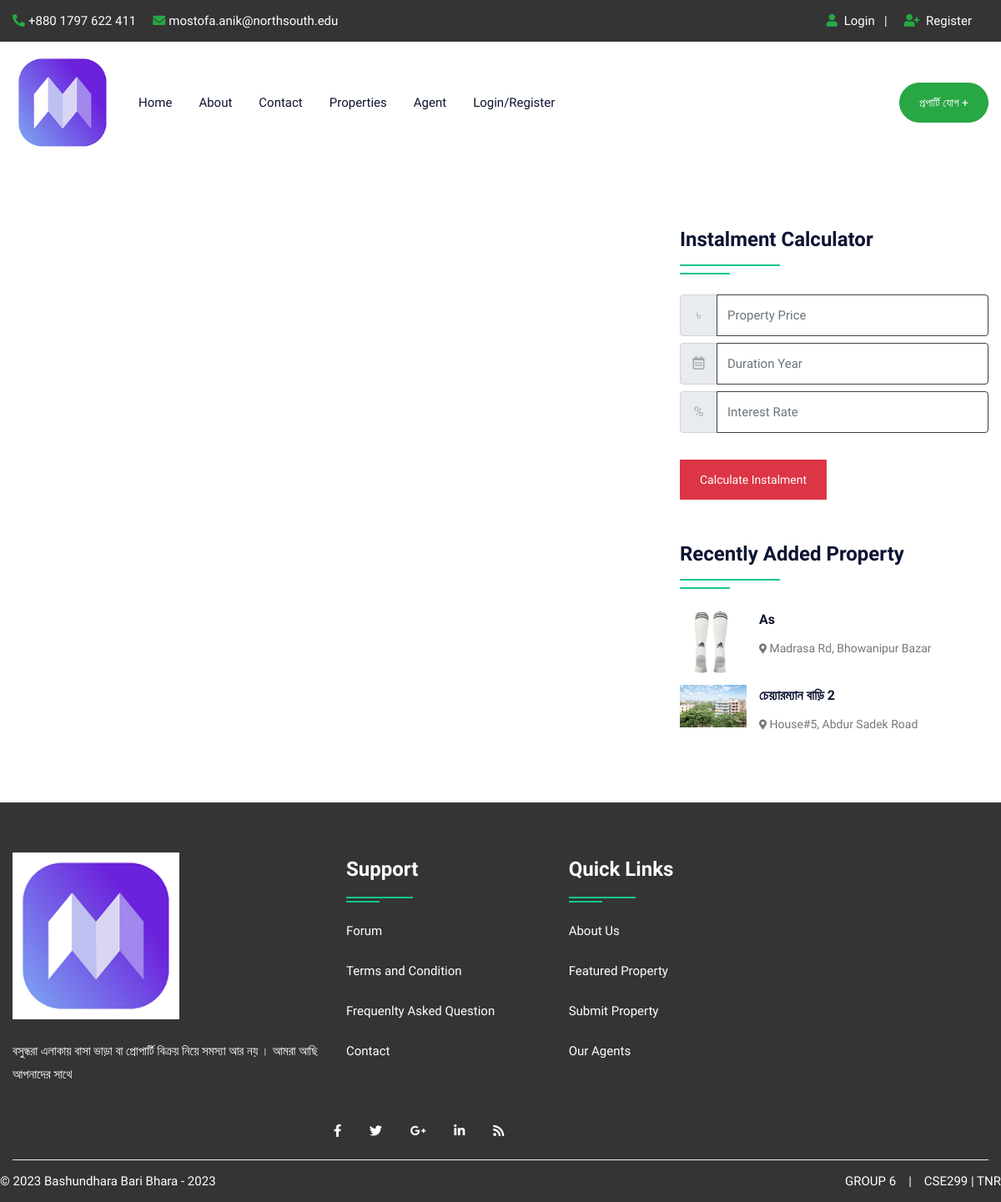
Screenshot of /stateproperty.php with the database file from the repository.
### tables this page shows
CREATE TABLE `property` (
  `pid` int(50) NOT NULL,
  `title` varchar(200) NOT NULL,
  `pcontent` longtext NOT NULL,
  `type` varchar(100) NOT NULL,
  `bhk` varchar(50) NOT NULL,
  `stype` varchar(100) NOT NULL,
  `bedroom` int(50) NOT NULL,
  `bathroom` int(50) NOT NULL,
  `balcony` int(50) NOT NULL,
  `kitchen` int(50) NOT NULL,
  `hall` int(50) NOT NULL,
  `floor` varchar(50) NOT NULL,
  `size` int(50) NOT NULL,
  `price` int(50) NOT NULL,
  `location` varchar(200) NOT NULL,
  `city` varchar(100) NOT NULL,
  `state` varchar(100) NOT NULL,
  `feature` longtext NOT NULL,
  `pimage` varchar(300) NOT NULL,
  `pimage1` varchar(300) NOT NULL,
  `pimage2` varchar(300) NOT NULL,
  `pimage3` varchar(300) NOT NULL,
  `pimage4` varchar(300) NOT NULL,
  `uid` int(50) NOT NULL,
  `status` varchar(50) NOT NULL,
  `mapimage` varchar(300) NOT NULL,
  `topmapimage` varchar(300) NOT NULL,
  `groundmapimage` varchar(300) NOT NULL,
  `totalfloor` varchar(50) NOT NULL,
  `date` datetime NOT NULL DEFAULT current_timestamp(),
  `isFeatured` int(11) DEFAULT NULL,
  `latitude` decimal(10,8) DEFAULT NULL,
  `longitude` decimal(10,8) DEFAULT NULL
);

### stateproperty.php (the view, shortened to what this page needs)
<!DOCTYPE html>
<html lang="en">
<head>
<link rel="stylesheet" type="text/css" href="css/bootstrap.min.css">
<link rel="stylesheet" type="text/css" href="css/bootstrap-slider.css">
<link rel="stylesheet" type="text/css" href="css/jquery-ui.css">
<link rel="stylesheet" type="text/css" href="css/layerslider.css">
<link rel="stylesheet" type="text/css" href="css/color.css" id="color-change">
<link rel="stylesheet" type="text/css" href="css/owl.carousel.min.css">
<link rel="stylesheet" type="text/css" href="css/font-awesome.min.css">
<link rel="stylesheet" type="text/css" href="fonts/flaticon/flaticon.css">
<link rel="stylesheet" type="text/css" href="css/style.css">
</head>
<body>
<div id="page-wrapper">
    <div class="row">
		<?php include("include/header.php");?>
        <div class="full-row">
            <div class="container">
                <div class="row">
					<div class="col-lg-8">
                    </div>
                    <div class="col-lg-4">
                        <div class="sidebar-widget">
                            <h4 class="double-down-line-left text-secondary position-relative pb-4 my-4">Instalment Calculator</h4>
						<form class="d-inline-block w-100" action="calc.php" method="post">
                            <div class="input-group mb-2 mr-sm-2">
                                <div class="input-group-prepend">
                                    <div class="input-group-text">৳</div>
                                </div>
                                <input type="text" class="form-control" name="amount" placeholder="Property Price">
                            </div>
                            <div class="input-group mb-2 mr-sm-2">
                                <div class="input-group-prepend">
                                    <div class="input-group-text"><i class="far fa-calendar-alt"></i></div>
                                </div>
                                <input type="text" class="form-control" name="month" placeholder="Duration Year">
                            </div>
                            <div class="input-group mb-2 mr-sm-2">
                                <div class="input-group-prepend">
                                    <div class="input-group-text">%</div>
                                </div>
                                <input type="text" class="form-control" name="interest" placeholder="Interest Rate">
                            </div>
                            <button type="submit" value="submit" name="calc" class="btn btn-danger mt-4">Calculate Instalment</button>
                        </form>
                        </div>
                        <div class="sidebar-widget mt-5">
                            <h4 class="double-down-line-left text-secondary position-relative pb-4 mb-4">Recently Added Property</h4>
                            <ul class="property_list_widget">
								<?php
								$query=mysqli_query($con,"SELECT * FROM `property` ORDER BY date DESC LIMIT 6");
										while($row=mysqli_fetch_array($query))
										{
								?>
                                <li> <img src="admin/property/<?php echo $row['18'];?>" alt="pimage">
                                    <h6 class="text-secondary hover-text-success text-capitalize"><a href="propertydetail.php?pid=<?php echo $row['0'];?>"><?php echo $row['1'];?></a></h6>
                                    <span class="font-14"><i class="fas fa-map-marker-alt icon-success icon-small"></i> <?php echo $row['14'];?></span>
                                </li>
                                <?php } ?>
                            </ul>
                        </div>
                    </div>
                </div>
            </div>
        </div>
		<?php include("include/footer.php");?>
    </div>
</body>
</html>

### css/color.css (style rules this page uses)
:root { --theme-ordinary-color: #74777b; }
:root { --theme-primary-color: #17c788; }
:root { --theme-secondary-color: #0d1432; }
:root { --theme-white-color: #fff; }
:root { --theme-light-color: #f8f8f8; }
:root { --theme-gray-color: #f5f5f5; }
:root { --theme-footer-color: #091b4b; }
:root { --theme-dark-color: #091b4b; }
:root { --text-light-color: #a3a7af; }
:root { --theme-primary-opacity-color: rgba(11, 191, 141, .8); }
:root { --theme-secondary-opacity-color: rgba(13,20,50,0.7); }
:root { --theme-white-opacity-color: rgba(255, 255, 255, 0.3); }
:root { --theme-dark-opacity-color: rgba(0, 0, 0, 0.5); }
:root { --theme-ordinary-font: 'Muli', sans-serif; }
:root { --theme-highlight-font: 'Comfortaa', cursive; }

### css/style.css (style rules this page uses)
.container, .container-fluid { transition: all 0.6s ease 0s; -moz-transition: all 0.6s ease 0s; -webkit-transition: all 0.6s ease 0s; -o-transition: all 0.6s ease 0s; }
#page-wrapper { padding-left: 15px; padding-right: 15px; background-color: #fff; overflow: hidden !important; position: relative; }
.text-ordinary, a.text-ordinary, .text-ordinary a, body, .dropdown-item, .footer-widget li a, .text-ordinary .jslider .jslider-label, .breadcrumb-item > a, .list-text-white a.dropdown-item { color: var(--theme-ordinary-color); }
.text-secondary, .text-secondary a, a.text-secondary, a.hover-text-secondary:hover, .hover-text-secondary:hover, .hover-text-secondary a:hover { color: var(--theme-secondary-color) !important; }
[class*="double-down-line"]::before, [class*="double-down-line"]::after { background-color: var(--theme-primary-color); }
.icon-small { font-size: 12px; }
.transation-3s, .transation-3s:hover, .hover-zoomer img, .hover-bg-white, a, a:hover, .btn, .btn:hover, .radio-check label, .message-list li .message-action, .timeline-item .circle, .timeline-item .date-time, .clip-item .fa-times { -moz-transition: all 300ms ease-in-out 0s; -webkit-transition: all 300ms ease-in-out 0s; -o-transition: all 300ms ease-in-out 0s; -ms-transition: all 300ms ease-in-out 0s; transition: all 300ms ease-in-out 0s; }
body { font-family: var(--theme-ordinary-font); font-size: 15px; line-height: 28px; }
h1, .h1, h2, .h2, h3, .h3, h4, .h4, h5, .h5, h6, .h6 { font-family: var(--theme-highlight-font); font-weight: 700; }
h4, .h4 { line-height: 35px; }
h6, .h6 { line-height: 25px; }
ul, ol { padding: 0; margin: 0; list-style: none; }
a, a:hover, .btn-link, .btn-link:hover { text-decoration: none; cursor: pointer; }
img { width: 100%; }
button, button:focus { border: none; outline: none; }
.btn { padding: 0px 23px; font-size: 14px; border-radius: 0; line-height: 46px; font-weight: 500; }
.full-row { position: relative; width: 100%; padding: 50px 0; }
[class*="double-down-line"] { position: relative; padding-bottom: 35px; }
[class*="double-down-line"]::before, [class*="double-down-line"]::after { content: ""; height: 2px; position: absolute; }
[class*="double-down-line"]::before { width: 120px; bottom: 10px; }
[class*="double-down-line"]::after { width: 60px; bottom: 0; }
[class*="double-down-line-left"]::before, [class*="double-down-line-left"]::after { left: 0; }
.font-14 { font-size: 14px; }
.form-control { font-family: var(--theme-ordinary-font); font-size: 15px; height: 50px; border-color: #483c3c; line-height: 35px; }
::placeholder { font: var(--theme-ordinary-font); font-size: 15px; font-weight: 400; color: #fff; }
.input-group-text { padding: 12px 0; width: 45px; text-align: center; display: inline-block; color: #a5a5a5; }
.property_list_widget li { margin-bottom: 30px; }
.property_list_widget li img { width: 80px; height: auto; float: left; margin-right: 15px; }
button { background-color: #4530a1; }

### rows the page displays
property: pimage (picture), title "As", location "Madrasa Rd, Bhowanipur Bazar"
property: pimage (picture), title "চেয়্যারম্যান বাড়ি 2", location "House#5, Abdur Sadek Road"
